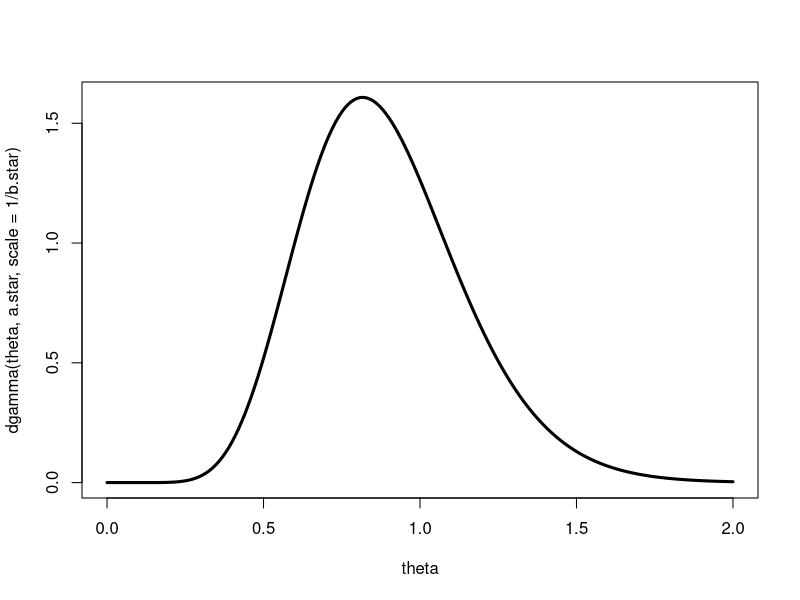
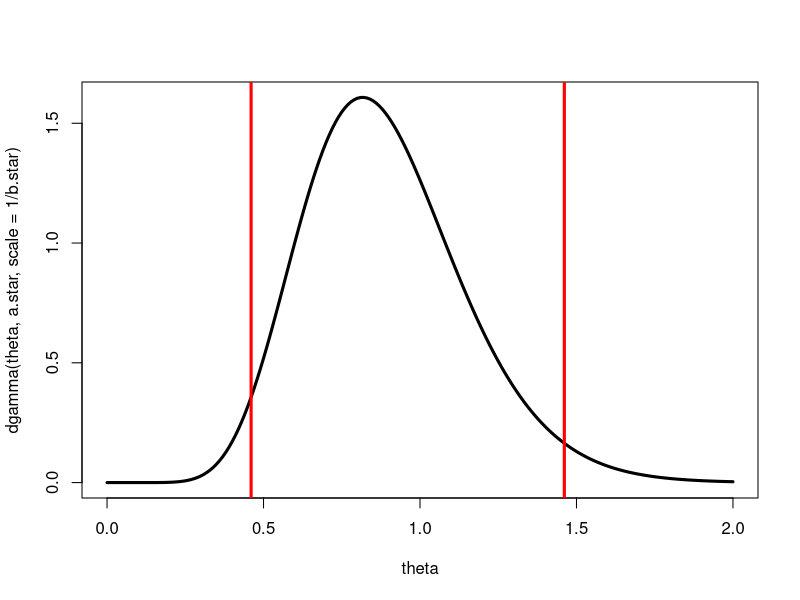
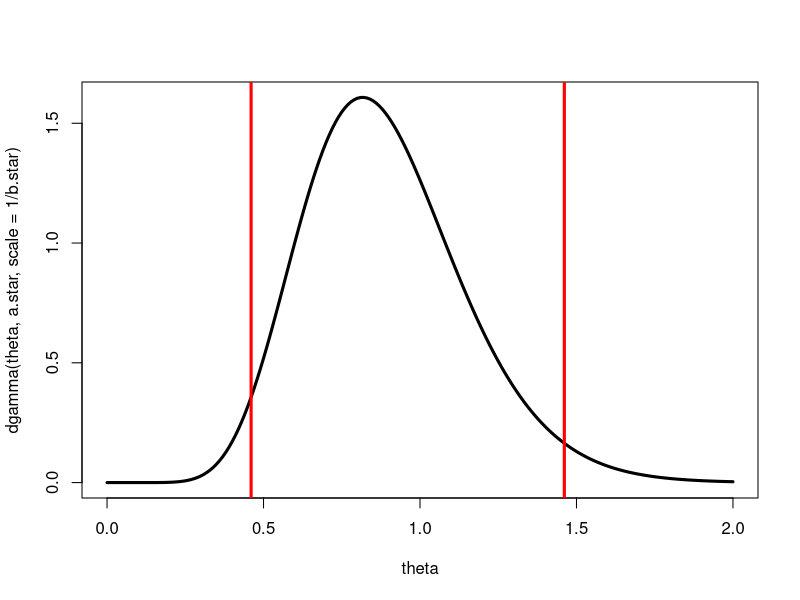
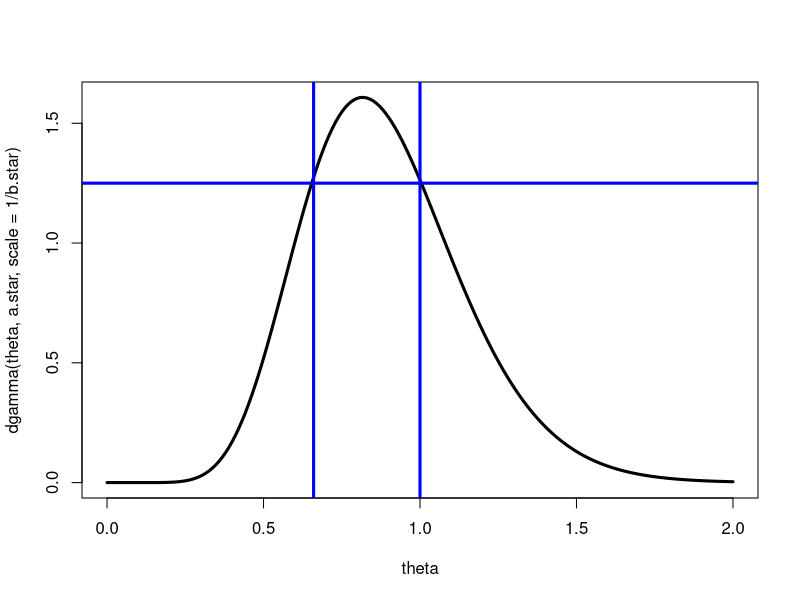
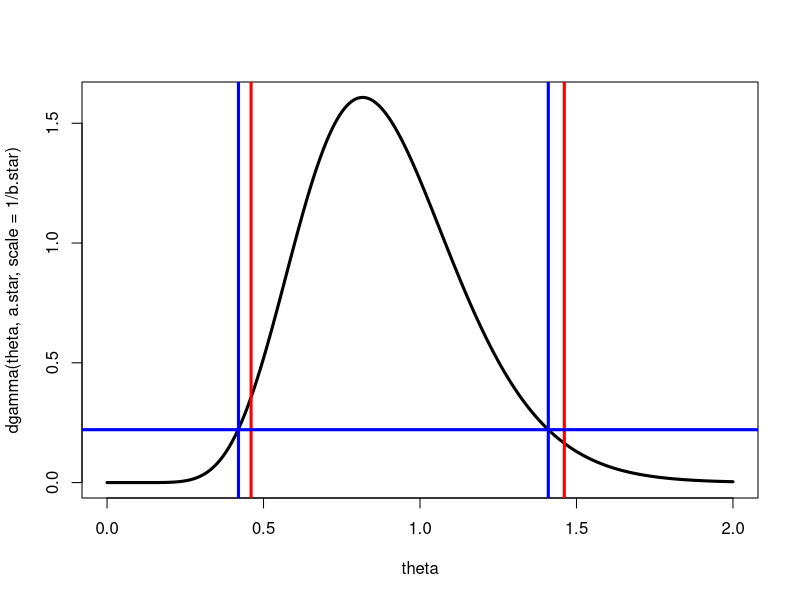

The R source for these figures, in order:
## ---- chunk 1
n=10; x.bar <- 1.247
a.star <- n+2; b.star <- n*x.bar+1
theta <- seq(0, 2, by=0.01)
plot(theta, dgamma(theta, a.star, 
                   scale=1/b.star), type="l", lwd=3)
## ---- chunk 2
theta.L <- qgamma(0.025,  a.star, scale=1/b.star)
theta.U <- qgamma(0.975,  a.star, scale=1/b.star)

c(theta.L, theta.U)
## ---- chunk 3
plot(theta, dgamma(theta, a.star, scale=1/b.star), type="l", lwd=3)
abline(v=c(theta.L, theta.U), lwd=3, col="red")
## ---- chunk 4
p <- 2*n + 4
theta.L <- qchisq(0.025, p)/(2*(n*x.bar+1))
theta.U <- qchisq(0.975, p)/(2*(n*x.bar+1))

c(theta.L, theta.U) 
## ---- chunk 5
plot(theta, dgamma(theta, a.star, scale=1/b.star), type="l", lwd=3)
abline(v=c(theta.L, theta.U), lwd=3, col="red")
## ---- chunk 6
dgamma(0.4, a.star, scale=1/b.star)
dgamma(1.4612, a.star, scale=1/b.star)
## ---- chunk 7
plot(theta, dgamma(theta, a.star, scale=1/b.star), type="l", lwd=3)
abline(h=1.25, lwd=3, col="blue")

##
theta <- seq(0, 2, by=0.01)
dens <- dgamma(theta, a.star, scale=1/b.star)

##
hpd.cut <- 1.25
theta.L <- min(theta[dens>=hpd.cut])
theta.U <- max(theta[dens>=hpd.cut])
abline(v=c(theta.L, theta.U), lwd=3, col="blue")

## interval probability
pgamma(theta.U, a.star, scale=1/b.star) - pgamma(theta.L, a.star, scale=1/b.star)
## ---- chunk 8
hpd.cut <- sort(seq(0.1, 1.25, by=0.0001), decreasing =TRUE)
c <- 1
cred.int <- 0.5063

while(cred.int<0.95){
theta.L <- min(theta[dens>=hpd.cut[c]])
theta.U <- max(theta[dens>=hpd.cut[c]])

## interval probability
cred.int <- pgamma(theta.U, a.star, scale=1/b.star) - 
  pgamma(theta.L, a.star, scale=1/b.star)
c <- c+1
}

HPD <- c(theta.L,theta.U)
HPD
## ---- chunk 9
plot(theta, dgamma(theta, a.star, scale=1/b.star), type="l", lwd=3)
abline(v=c(0.4603, 1.4612), lwd=3, col="red")
abline(v=HPD, lwd=3, col="blue")
abline(h=hpd.cut[c-1], lwd=3, col="blue")
